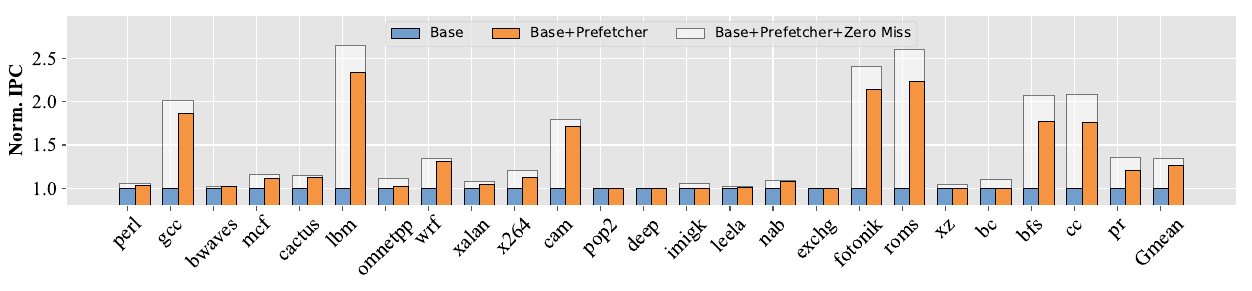

Write Python code to recreate this figure.
import matplotlib.pyplot as plt
import numpy as np
#%matplotlib inline
plt.style.use('ggplot')


# set width of bar
barWidth = 0.35

#base=[1.0,1.0,1.0,1.0,1.0,1.0,1.0,1.0,1.0,1.0,1.0,1.0,1,1,1.0,1.0,1.0,1.0,1.0,1,1,1.0,1.0,1.0,1.0,1.0]
#prefetcher=[1.036016765,1.849904092,1.018072366,1.007112157,1.160727167,2.353522691,1.016536832,1.304150667,1.031399545,1.221602313,1.7147165,1.00203833,1,1,1.014834933,1.076266917,1.000956786,1.922187626,2.091199104,1,1,1.580140389,1.759607857,1.177522122,1.252384917,1.379548915]
#LP=[1.060940759,1.956707507,1.019709528,1.049969221,1.30027939,2.625571594,1.088490989,1.332231401,1.102476962,1.244780097,1.798966469,1.015532947,1.015612996,1.03966584,1.019786535,1.083583813,1.000770686,2.108731084,2.379139879,1.04554217,1.08076118,1.805617571,2.022084341,1.26657408,1.324165046,1.496106969]

base=[1, 1, 1, 1, 1, 1, 1, 1, 1, 1, 1, 1, 1, 1, 1, 1, 1, 1, 1, 1, 1, 1, 1, 1, 1]
prefetcher=[1.036790404, 1.863180014, 1.020038626, 1.113574946, 1.125183107, 2.334078366, 1.022985824, 1.310762975, 1.041336847, 1.13217058, 1.710027225, 1.003791902, 1, 1, 1.015533497, 1.084611713, 1.000219491, 2.139408089, 2.231771129, 1, 1, 1.774574065, 1.766195121, 1.212186338, 1.270436783]
LP=[1.057805065, 2.02035552, 1.023364526, 1.159751863, 1.146170695, 2.652823215, 1.115333946, 1.347062251, 1.083226721, 1.212991842, 1.801523452, 1.004974099, 1.00662261, 1.053899917, 1.020172308, 1.093682457, 1.000078765, 2.402264537, 2.601114721, 1.052296395, 1.100906764, 2.074830951, 2.081062597, 1.356807097, 1.351692678]

apps = ['perl', 'gcc', 'bwaves', 'mcf', 'cactus', 'lbm', 'omnetpp', 'wrf', 'xalan', 'x264', 'cam', 'pop2', 'deep', 'imigk', 'leela', 'nab', 'exchg', 'fotonik', 'roms', 'xz', 'bc', 'bfs', 'cc', 'pr', 'Gmean']
 
# Set position of bar on X axis
r1 = np.arange(len(prefetcher))
r2 = [x + barWidth for x in r1]
r3 = [x-.175  for x in r2]

f = plt.figure()
f.set_size_inches(12.6, 3.0)
# Make the plot
l3=plt.bar(r3, LP, color='white', alpha=.5, width=2*barWidth, edgecolor='black', label='Base+Prefetcher+Zero Miss')
l1=plt.bar(r1, base, color='#729ece', width=barWidth, edgecolor='black', label='Base')
l2=plt.bar(r2, prefetcher, color='#f59542', width=barWidth, edgecolor='black', label='Base+Prefetcher')


plt.legend(handles=[l1,l2,l3], loc='upper center', fancybox=True, ncol=4)

# Add xticks on the middle of the group bars
#plt.xlabel('group', fontweight='bold', fontname="Times New Roman", color='black', fontsize=14)
plt.ylabel('Norm. IPC', fontweight='bold', fontname="Times New Roman", color='black', fontsize=14)
# plt.xticks([r + barWidth/2 for r in range(len(prefetcher))], ['perl', 'gcc', 'bwaves', 'mcf', 'cactus', 'lbm', 'omnetpp', ' wrf', 'xalan', 'x264', 'cam', 'pop2', 'deep', 'imigk', 'leela', 'nab', 'exchg2', 'fotonik', 'roms', 'xz', 'gapbs.bc', 'gapbs.bfs', 'gapbs.cc', 'gapbs.pr', 'Average'], fontname="Times New Roman", color='black', fontsize=14, rotation=25)

plt.xticks(r1, apps, rotation=45, fontname="Times New Roman", color='black', size=15)

plt.yticks(np.arange(0, 3, step=0.5), fontname="Times New Roman", color='black', fontsize=14) 



# Create legend & Show graphic
f.tight_layout()
#plt.legend(loc='upper center', ncol=1)	
plt.axis([None, None, 0.8, 3])
f.savefig("opp.pdf", bbox_inches='tight')
plt.show()


